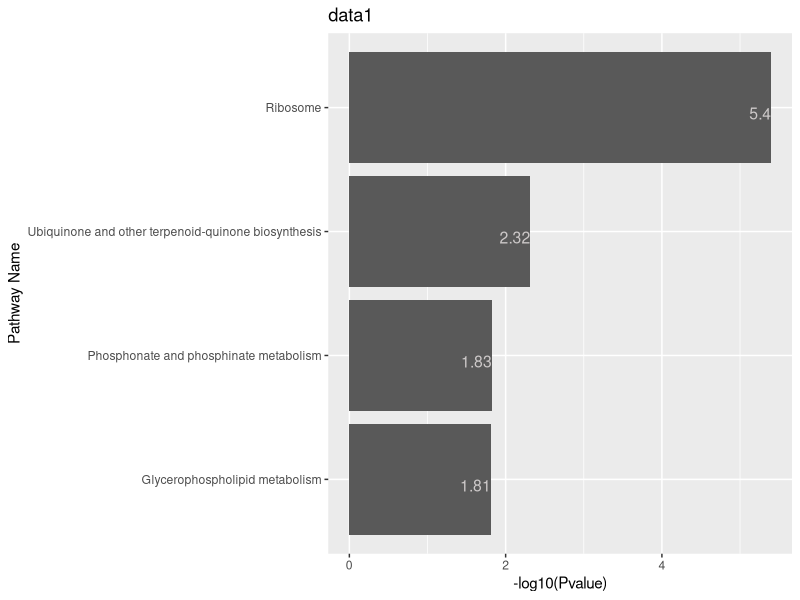

Write R code to recreate this figure.
library(ggplot2)
library(dplyr)

a <- read.table("data1_enrich_non_disease.txt", skip=1, sep="\t")
colnames(a) <- c("KeggPathwayID","KeggPathwayName","Pvalue","FDR","GenesInPathway","GOI")
a2 <- a[a$Pvalue<0.05, ]
a3 <- a2[ order( a2$Pvalue ), ]
a4 <- head(a3, n=20)

g <-
  ggplot(a4, aes(x = reorder(KeggPathwayName, -log10(Pvalue)), y = -log10(Pvalue))) +
  geom_bar(stat = "identity") +
  coord_flip() +
  labs(title = "data1", x = "Pathway Name", y = "-log10(Pvalue)") +
  geom_text(aes(label = round(-log10(Pvalue), digits = 2)), size = 4, hjust = 1, vjust = 1, color = "snow3")

g2 <- g + theme_classic() +
      theme(plot.title = element_text(size = 15, face = 2, hjust = 0.5), axis.title=element_text(size= 15), text = element_text(size = 13))

ggsave(file = "data1_pathwayenrichment.png", plot = g)

rm(list=ls())
